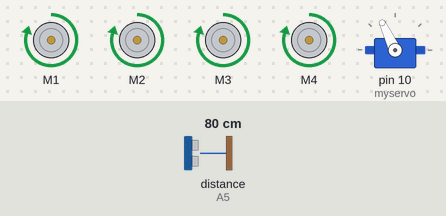
Recording of a sketch running on a simulated Arduino Uno, built with avr-gcc and run on an emulated ATmega328P. Parts: 4 × DC motor (green arrow = forward, orange = backward, longer = faster), servo. Wiring (inferred from the names in the program): ultrasonic range finder: trigger A4; echo A5. The test bench sets the inputs (shaded band); at power-on: distance to the obstacle (sensor on A5) 80 cm. The echo pulse lasts 58.3 µs per cm.

Above: at 1.2 s.
1.3 s: distance to the obstacle (sensor on A5) set to 18 cm
2.8 s: distance to the obstacle (sensor on A5) set to 15 cm
At 3.9 s:
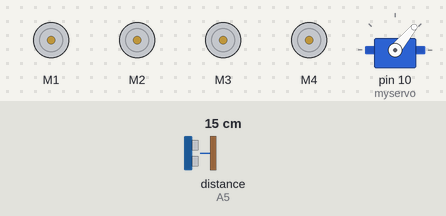
5.8 s: distance to the obstacle (sensor on A5) set to 35 cm
At 7.5 s:
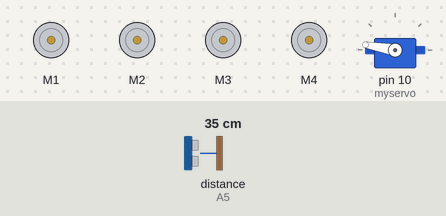
8.8 s: distance to the obstacle (sensor on A5) set to 2 cm
At 9.3 s:
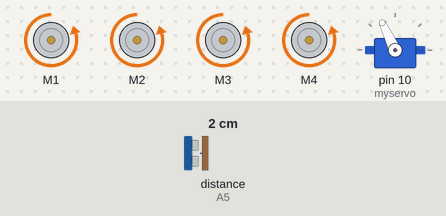
Timing chart, 0 to 12.8 s (numbered marks = the images above; inputs shaded):
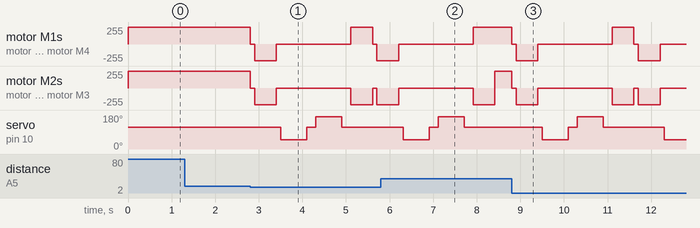

Measured:
- the behaviour switches between 17 and 16 cm on distance to the obstacle (sensor on A5) (found by bisection; images 0 and 1)
- after the input at 1.3 s, every drawn part: stays the same
- after the input at 2.8 s, motor M1: forward 250/255 → stopped at once, → backward 250/255 0.10 s later, → stopped 0.50 s later, → forward 250/255 1.7 s later, … (6 changes in this stretch); motor M2: goes stopped 0.10 s, backward 250/255 0.50 s, stopped 1.7 s, backward 250/255 0.50 s, stopped 0.10 s, then backward 250/255, starting at once
- after the input at 5.8 s, motor M1, motor M4: goes on until 7.9 s, then stays forward 250/255

The sketch:

Obstacle_Avoidance_Car_using_1_Ultrasonic_Sensor.ino
```cpp
#include <AFMotor.h>
#include <Servo.h>

AF_DCMotor motor1(1);
AF_DCMotor motor2(2);
AF_DCMotor motor3(3);
AF_DCMotor motor4(4);
Servo myservo;

int trigPin=A4,echoPin=A5;
long duration;
int distance,distanceR,distanceL;

void setup() {
  Serial.begin(9600);

  motor1.setSpeed(250);
  motor2.setSpeed(250);
  motor3.setSpeed(250);
  motor4.setSpeed(250);

  pinMode(trigPin,OUTPUT);
  pinMode(echoPin,INPUT);

  myservo.attach(10);
  myservo.write(115);
}

void loop() {
  distance=readPing();

  if(distance<=15){
    Stop();
    delay(100);
    moveBackward();
    delay(500);
    Stop();
    delay(100);
    distanceR=lookRight();
    delay(200);
    distanceL=lookLeft();
    delay(200);

    if(distanceR > distanceL) {
      moveRight();
    }
    else moveLeft();
  }
  else moveForward();
}

int readPing() {
  digitalWrite(trigPin, LOW);
  delayMicroseconds(2);
  // Sets the trigPin on HIGH state for 10 micro seconds
  digitalWrite(trigPin, HIGH);
  delayMicroseconds(10);
  digitalWrite(trigPin, LOW);
  duration = pulseIn(echoPin, HIGH); // Reads the echoPin, returns the sound wave travel time in microseconds
  distance= duration*0.034/2;
  return distance;
}

void Stop() {
  motor1.run(RELEASE);
  motor2.run(RELEASE);
  motor3.run(RELEASE);
  motor4.run(RELEASE);
}

void moveForward() {
  motor1.run(FORWARD);
  motor2.run(FORWARD);
  motor3.run(FORWARD);
  motor4.run(FORWARD);
}

void moveBackward() {
  motor1.run(BACKWARD);
  motor2.run(BACKWARD);
  motor3.run(BACKWARD);
  motor4.run(BACKWARD);
}

void moveRight() {
  motor1.run(BACKWARD);
  motor2.run(FORWARD);
  motor3.run(FORWARD);
  motor4.run(BACKWARD);
  delay(500);

  motor1.run(FORWARD);
  motor2.run(FORWARD);
  motor3.run(FORWARD);
  motor4.run(FORWARD);
}

void moveLeft() {
  motor1.run(FORWARD);
  motor2.run(BACKWARD);
  motor3.run(BACKWARD);
  motor4.run(FORWARD);
  delay(500);

  motor1.run(FORWARD);
  motor2.run(FORWARD);
  motor3.run(FORWARD);
  motor4.run(FORWARD);
}

int lookRight()
{
    myservo.write(50);
    delay(500);
    int distance = readPing();
    delay(100);
    myservo.write(115);
    return distance;
}

int lookLeft()
{
    myservo.write(170);
    delay(500);
    int distance = readPing();
    delay(100);
    myservo.write(115);
    return distance;
}
```
